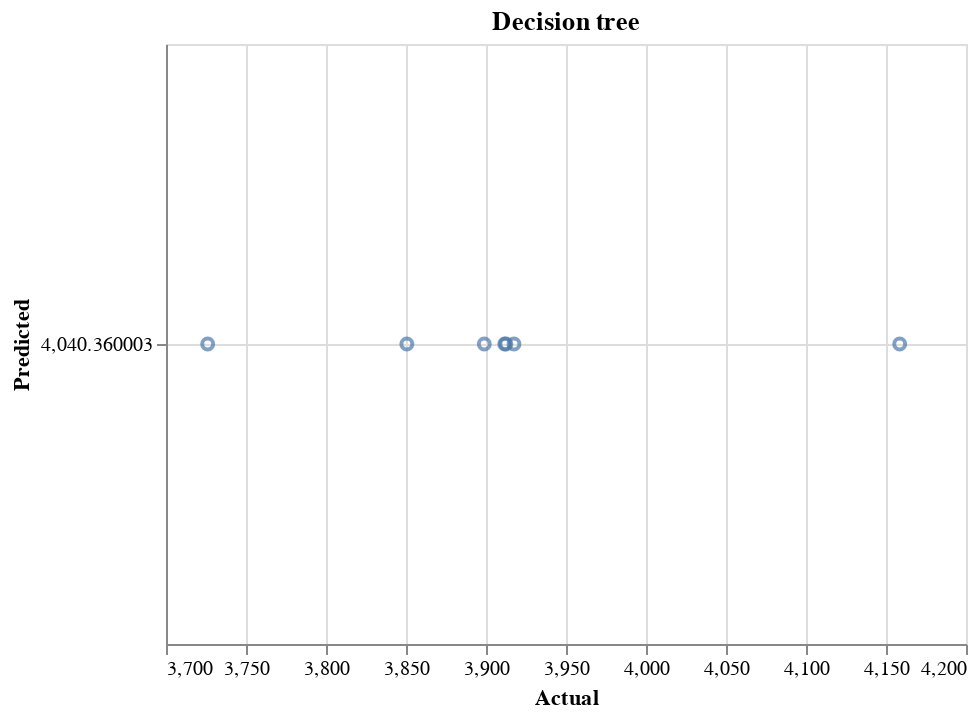

The code cell stored with this chart in its notebook:
### Code cell
alt.Chart(pd.DataFrame({'Actual': Y_test, 'Decision tree': Tree.predict(X_test)})).mark_point().encode(
    alt.X('Actual', scale=alt.Scale(zero=False), title='Actual'),
    alt.Y('Decision tree', scale=alt.Scale(zero=False), title='Predicted')
).properties(title = 'Decision tree')

### Figure 1 — Vega-Lite specification as saved in the notebook (floating-point values rounded to 4 significant figures)
{"config": {"view": {"continuousWidth": 400, "continuousHeight": 300}}, "data": {"name": "data-2bf0d3db93541d3029a630fdf8c0df16"}, "mark": "point", "encoding": {"x": {"field": "Actual", "scale": {"zero": false}, "title": "Actual", "type": "quantitative"}, "y": {"field": "Decision tree", "scale": {"zero": false}, "title": "Predicted", "type": "quantitative"}}, "title": "Decision tree", "$schema": "https://vega.github.io/schema/vega-lite/v4.17.0.json", "datasets": {"data-2bf0d3db93541d3029a630fdf8c0df16": [{"Actual": 3899.0, "Decision tree": 4040.0}, {"Actual": 3912.0, "Decision tree": 4040.0}, {"Actual": 4159.0, "Decision tree": 4040.0}, {"Actual": 3851.0, "Decision tree": 4040.0}, {"Actual": 3726.0, "Decision tree": 4040.0}, {"Actual": 3917.0, "Decision tree": 4040.0}, {"Actual": 3912.0, "Decision tree": 4040.0}]}}
